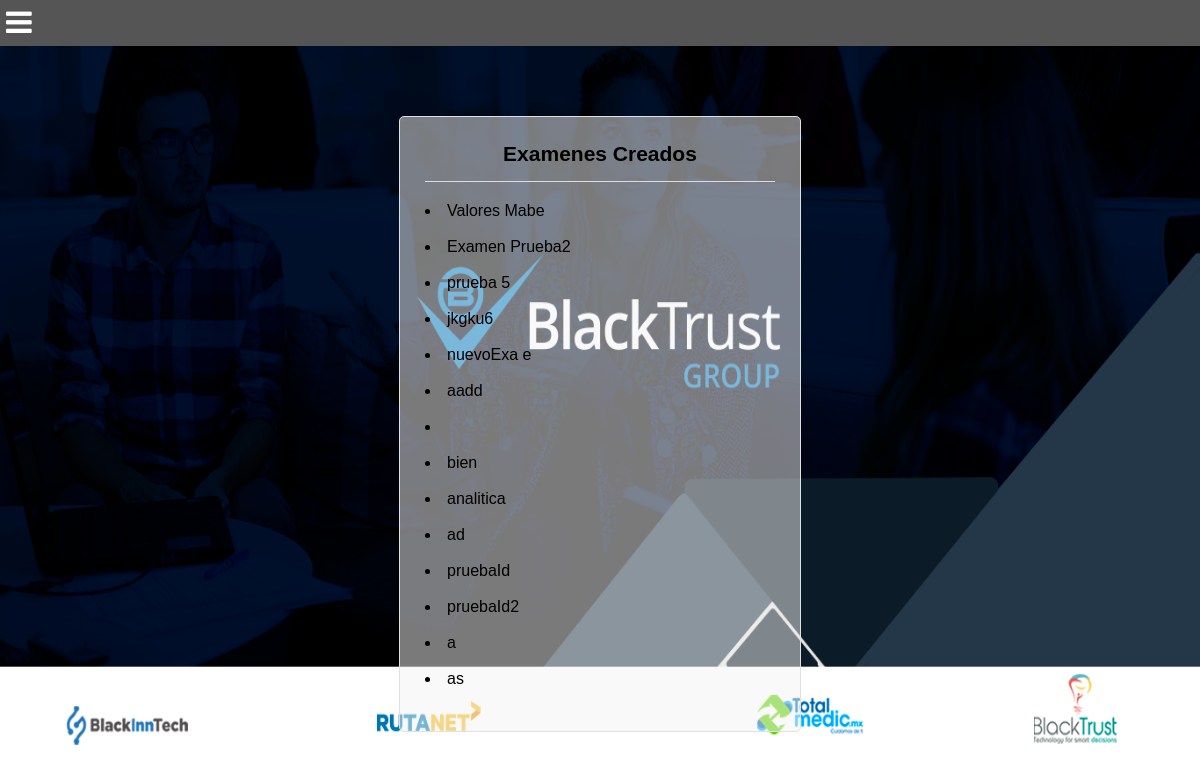
The app's page /Lista.php with its own data.
### tables this page shows
CREATE TABLE `examen` (
  `id` int(11) NOT NULL AUTO_INCREMENT,
  `nombre` varchar(40) DEFAULT NULL,
  `fecha` datetime NOT NULL DEFAULT CURRENT_TIMESTAMP,
  PRIMARY KEY (`id`)
);

### Lista.php (the view, shortened to what this page needs)
<?php
include "includs/conexion.php";
$consultaExamen=$conexion->query("select id,nombre from examen ;");
?>
<!DOCTYPE HTML>
<html lang="en-US">
<head>
    <link rel="stylesheet" href="css/estilos_menu_pagina.css">
    <link rel="stylesheet" href="css/font-awesome.min.css">
    <link rel="stylesheet" href="css/estilos.css">
</head>
<body>
    <div class="wrap">
    	<h1>Examenes Creados</h1>
    	<?php
                while($exa = $consultaExamen->fetch_assoc()){
                    echo "<li><a href='Crea.php?id=".$exa['id']." ' >".$exa['nombre']."</a></li><br> ";
                }
        ?>
		</div>
</body>
</html>

### css/estilos_menu_pagina.css (style rules this page uses)
* { margin: 0; padding: 0; font-family: sans-serif; }
body { background-image: url( bt.png); background-size: 100vw 100vh; }
header { width: 100% height: 50px; background: #555; color: #fff; }
header label { font-size: 30px; cursor: pointer; display: block; padding: 6px 6px; }

### css/estilos.css (style rules this page uses)
body { background-image: url(bt.png); background-size: 100vw 100vh; background-attachment: fixed; }
a { color:black; text-decoration: none; }
.wrap { padding: 25px; margin: 0 auto; width: 350px; background: rgba(243,243,243,0.5); border-radius: 5px; margin-top: 70px; border: 1px solid #E0E0E0; }
h1 { margin-bottom: 20px; font-size: 21px; border-bottom: 1px solid #DDD; padding-bottom: 15px; text-align: center; }

### records on screen
examen: nombre "Valores Mabe"
examen: nombre "Examen Prueba2"
examen: nombre "prueba 5"
examen: nombre "jkgku6"
examen: nombre "nuevoExa e"
examen: nombre "aadd"
examen: nombre "bien"
examen: nombre "analitica"
examen: nombre "ad"
examen: nombre "pruebaId"
examen: nombre "pruebaId2"
examen: nombre "a"
examen: nombre "as"
